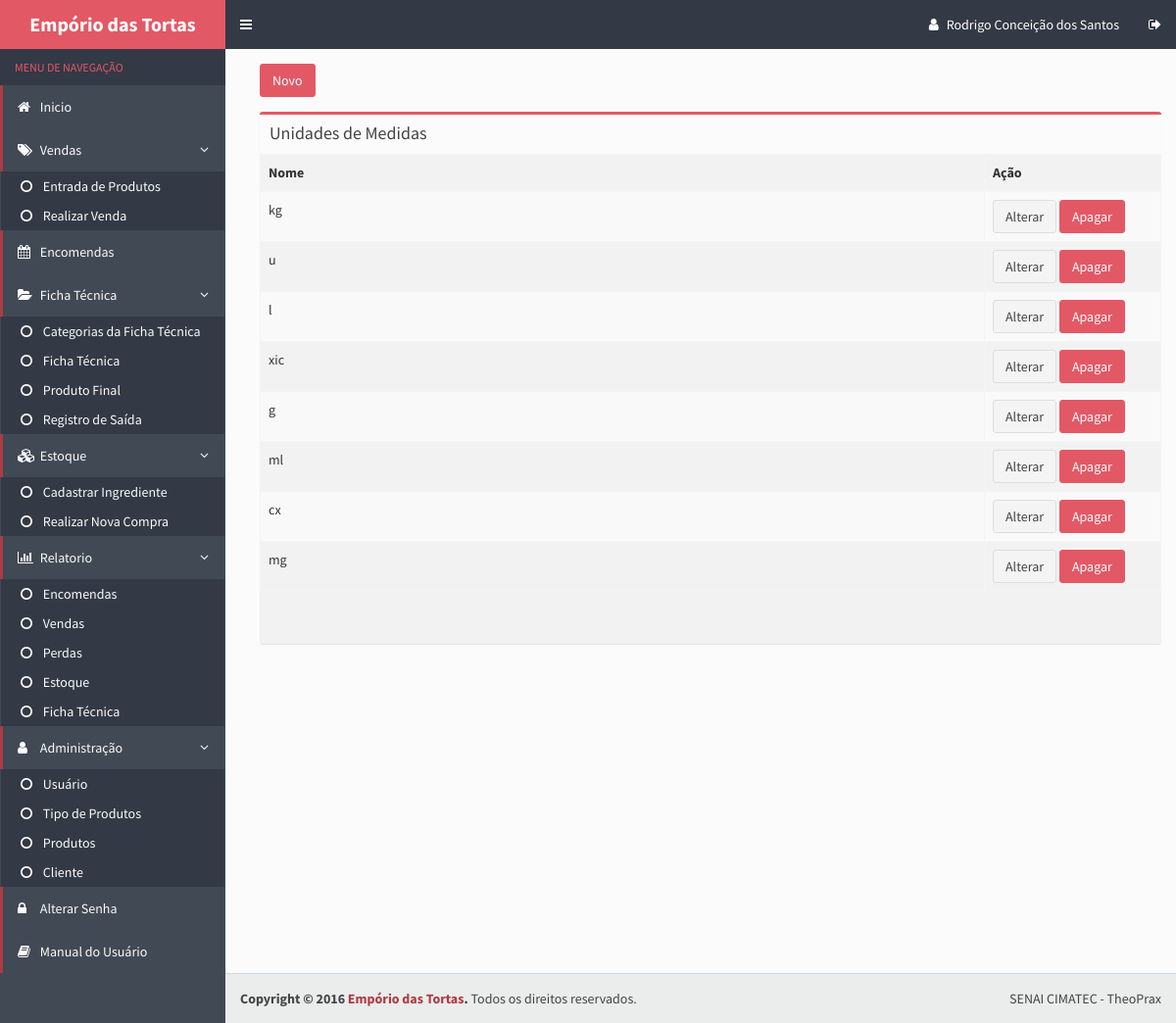
Page /unidadedemedida.php (signed in) on the earlier database version.
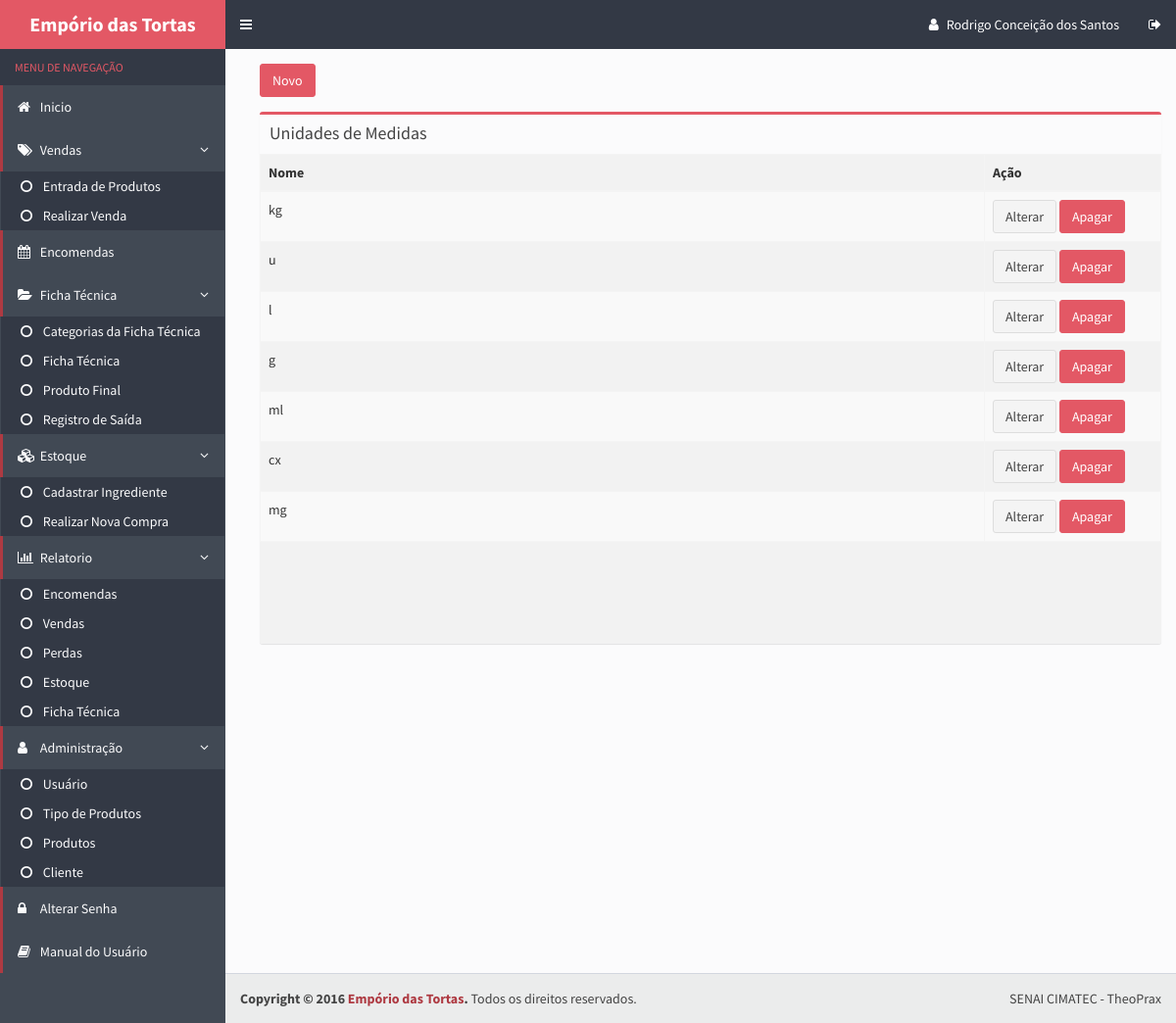
Same page on the later database version.
### tables this page shows
CREATE TABLE IF NOT EXISTS `unidademedida` (
  `cod_unidademedida` int(11) NOT NULL AUTO_INCREMENT,
  `nome` varchar(10) NOT NULL,
  PRIMARY KEY (`cod_unidademedida`)
);

### unidadedemedida.php (the view, shortened to what this page needs)
<!DOCTYPE html>
  <head>
    <link rel="stylesheet" href="bootstrap/css/bootstrap.css">
    <link rel="stylesheet" href="https://maxcdn.bootstrapcdn.com/font-awesome/4.4.0/css/font-awesome.min.css">
    <link rel="stylesheet" href="https://code.ionicframework.com/ionicons/2.0.1/css/ionicons.min.css">
    <link rel="stylesheet" href="dist/css/AdminLTE.css">
    <link rel="stylesheet" href="dist/css/skins/skin-blue.css">
  </head>
  <body class="hold-transition skin-blue sidebar-mini">
    <div class="wrapper">
      <?php include_once("includes/header.php") ?>
      <?php include_once("includes/menu.php") ?>
      <div class="content-wrapper">
        <section class="content">
          <div class="row">
            <div class="col-xs-12">
            <a class="btn btn-danger" href="forms/cadastrar_unidademedida.php">Novo</a>
            <section class="content-header">
          </section>
              <div class="box">
                <div class="box-header">
                  <h3 class="box-title">Unidades de Medidas</h3>
                </div>
                <div class="box-body table-responsive no-padding"  style='overflow:auto;' id="scroll">
                  <table class="views-table cols-6 table table-striped table-bordered">
                    <thead>
                      <tr>
                        <th class="views-field views-field-id">Nome</th>
                        <th class="views-field views-field-field-nome">Ação</th>
                    </thead>
                     <tbody>
         <?php
             $pdo = Database::connect();
             $sql = "SELECT * from unidademedida"
             ;
              foreach ($pdo->query($sql) as $row) {
                  echo '<tr>';
                  echo '<td>'. $row['nome'] . '</td>';
                  echo '<td width=180>';
                  echo '<a class="btn btn-default" href="forms/atualizar_unidademedida.php?id='.$row['cod_unidademedida'].'">Alterar</a>';
                  echo '<a class="btn btn-danger" href="DAO/Excluir_unidademedida_DAO.php?id='.$row['cod_unidademedida'].'">Apagar</a>';
                  echo '</td>';
                  echo '</tr>';
             }
            ?>
      </tbody>
                    </table>
                </div>
              </div>
            </div>
          </div>
        </section>
      </div>
      <?php include_once("includes/footer.php") ?>
  </body>
</html>

Differences in the rows shown:
removed unidademedida: nome "xic"
